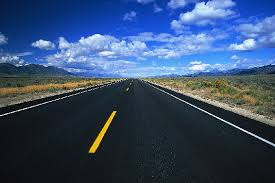
#> input picture ch4/road.jpg, 275 x 183 px
$ python 4-4hough_lines.py
#> lines starting #> are read from the running program, lines starting #| are printed output that depends on the picture; after the words box and inside, x2 and y2 are one past the last pixel; in counts of white or black regions, pixels touching at a corner belong together
import cv2 as cv
import sys
import numpy as np

img = cv.imread('road.jpg')
#> img is the input picture: shape (183, 275, 3); mean B, G, R 108.1, 76.5, 55.1
if img is None:
    sys.exit('파일을 찾을 수 없습니다.')

gray = cv.cvtColor(img,cv.COLOR_BGR2GRAY)
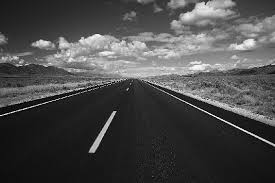
#> gray: shape (183, 275); min 0, max 253, mean 73.8
blur = cv.GaussianBlur(gray, (5, 5), 2, 2)
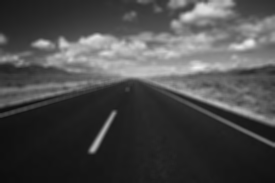
#> blur: shape (183, 275); min 14, max 240, mean 73.8
canny = cv.Canny(blur, 100, 200, 5)
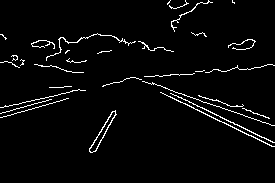
#> canny: shape (183, 275); 3.4% white in thin lines or dots, all inside (x1, y1, x2, y2) = (0, 0, 275, 153)

rho, theta = 1,  np.pi / 180 # 0~180/180 -> 1도 단위로 나눔
lines = cv.HoughLinesP(canny, rho, theta, 10, minLineLength=20, maxLineGap=5) # 점의 개수 10개 이상, 적어도 20개 이상의 픽셀들로 구성, 점 사이 gap 최대 5
#> lines = 22 rows, first 6: [181, 97, 274, 142], [206, 102, 271, 125], [226, 124, 273, 146], [131, 77, 184, 94], [236, 105, 269, 118], [144, 76, 177, 74]
# 주로 에지영상을 입력
# 직선으로 판단할 threshold

if lines is not None:
    for line in lines:    # 검출된 선 그리기
        print(line)
        x1, y1, x2, y2 = line[0]
        len = np.sqrt((x1-x2)*(x1-x2)+(y1-y2)*(y1-y2))
        print(len)
        cv.line(img, (x1,y1), (x2, y2), (0,255,0), 2)
#> this loop made 22 passes
#> (x1, y1, x2, y2, len) on passes 1 to 12: (181, 97, 274, 142, 103.3), (206, 102, 271, 125, 68.95), (226, 124, 273, 146, 51.89), (131, 77, 184, 94, 55.66), (236, 105, 269, 118, 35.47), (144, 76, 177, 74, 33.06), (6, 116, 42, 105, 37.64), (160, 92, 261, 140, 111.8), (2, 112, 51, 99, 50.7), (1, 107, 49, 96, 49.24), (39, 47, 59, 42, 20.62), (94, 140, 113, 111, 34.67)
#> (printed output is left out)
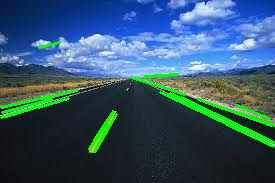
#> img: shape (183, 275, 3); 4.69% of pixels changed, all inside (x1, y1, x2, y2) = (0, 41, 275, 153)

cv.imshow("image", img)

cv.waitKey()
cv.destroyAllWindows()

$ run again, with ch4/soccer.jpg copied over ch4/road.jpg
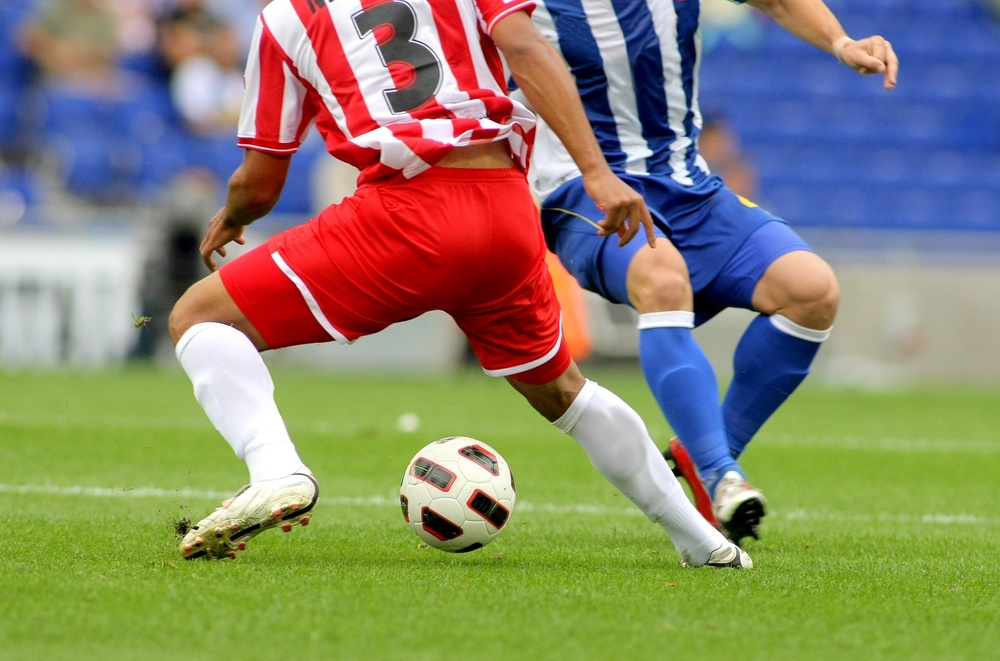
#> input picture ch4/soccer.jpg, 1000 x 661 px, shrunk from 1434 x 948 before the run
#> img is the input picture: shape (661, 1000, 3); mean B, G, R 107.3, 133.3, 136.8
#> `canny = cv.Canny(blur, 100, 200, 5)`:
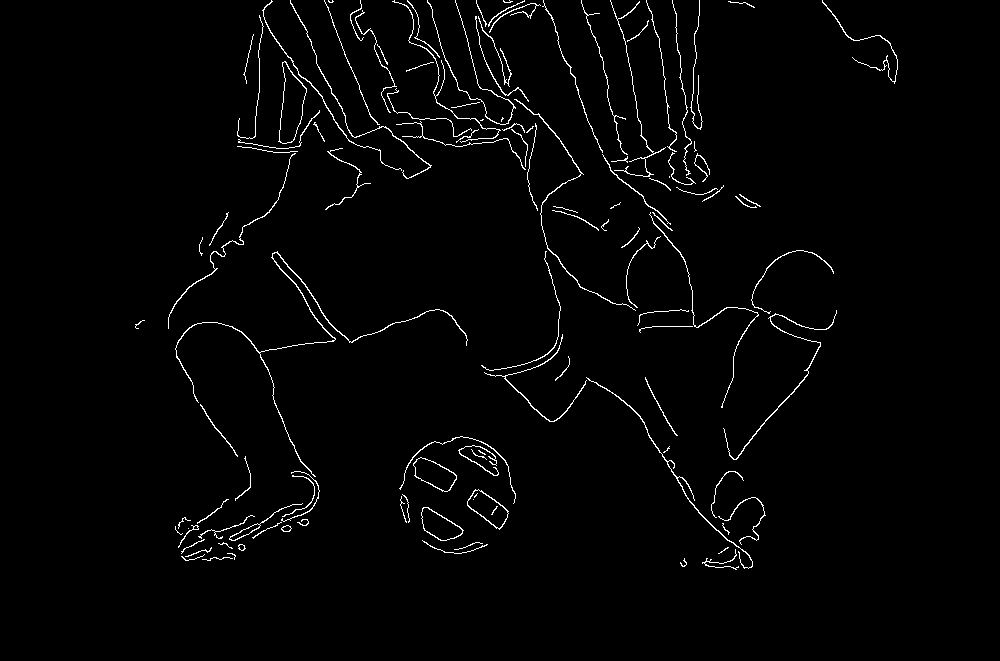
#> canny: shape (661, 1000); 1.9% white in thin lines or dots, all inside (x1, y1, x2, y2) = (135, 0, 898, 570)
#> lines = 115 rows, first 6: [621, 29, 633, 85], [645, 379, 672, 430], [487, 66, 508, 100], [662, 454, 690, 502], [324, 0, 344, 51], [502, 117, 532, 149]
#> the loop `for line in lines:` made 115 passes
#> (x1, y1, x2, y2, len) on passes 1 to 8: (621, 29, 633, 85, 57.27), (645, 379, 672, 430, 57.71), (487, 66, 508, 100, 39.96), (662, 454, 690, 502, 55.57), (324, 0, 344, 51, 54.78), (502, 117, 532, 149, 43.86), (520, 392, 544, 417, 34.66), (577, 216, 597, 228, 23.32)
#> (printed output is left out)
#> after the loop `for line in lines:`:
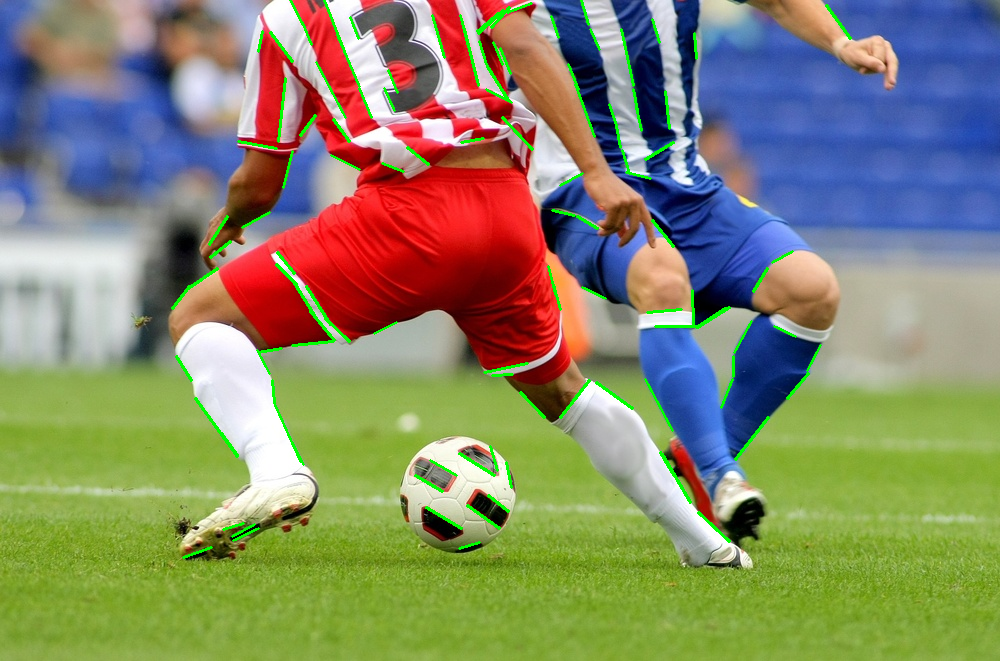
#> img: shape (661, 1000, 3); 1.68% of pixels changed, all inside (x1, y1, x2, y2) = (171, 0, 852, 559)
